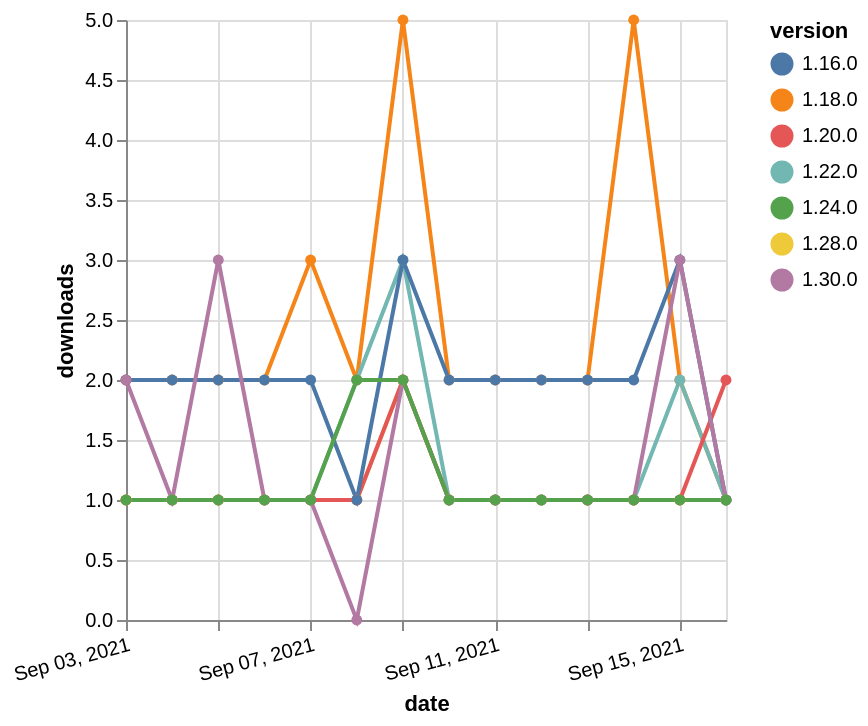

Here is the Vega-Lite specification saved for this chart:
### Vega-Lite specification from a JSON file in a GitHub repository (floating-point values rounded to 4 significant figures)
{"$schema": "https://vega.github.io/schema/vega-lite/v5.json", "description": "A simple bar chart with embedded data.", "data": {"values": [{"date": "2021-09-03", "total": 2528, "delta": 2, "version": "1.18.0"}, {"date": "2021-09-04", "total": 2530, "delta": 2, "version": "1.18.0"}, {"date": "2021-09-05", "total": 2532, "delta": 2, "version": "1.18.0"}, {"date": "2021-09-06", "total": 2534, "delta": 2, "version": "1.18.0"}, {"date": "2021-09-07", "total": 2537, "delta": 3, "version": "1.18.0"}, {"date": "2021-09-08", "total": 2539, "delta": 2, "version": "1.18.0"}, {"date": "2021-09-09", "total": 2544, "delta": 5, "version": "1.18.0"}, {"date": "2021-09-10", "total": 2546, "delta": 2, "version": "1.18.0"}, {"date": "2021-09-11", "total": 2548, "delta": 2, "version": "1.18.0"}, {"date": "2021-09-12", "total": 2550, "delta": 2, "version": "1.18.0"}, {"date": "2021-09-13", "total": 2552, "delta": 2, "version": "1.18.0"}, {"date": "2021-09-14", "total": 2557, "delta": 5, "version": "1.18.0"}, {"date": "2021-09-15", "total": 2559, "delta": 2, "version": "1.18.0"}, {"date": "2021-09-16", "total": 2560, "delta": 1, "version": "1.18.0"}, {"date": "2021-09-03", "total": 311, "delta": 1, "version": "1.22.0"}, {"date": "2021-09-04", "total": 312, "delta": 1, "version": "1.22.0"}, {"date": "2021-09-05", "total": 313, "delta": 1, "version": "1.22.0"}, {"date": "2021-09-06", "total": 314, "delta": 1, "version": "1.22.0"}, {"date": "2021-09-07", "total": 315, "delta": 1, "version": "1.22.0"}, {"date": "2021-09-08", "total": 317, "delta": 2, "version": "1.22.0"}, {"date": "2021-09-09", "total": 320, "delta": 3, "version": "1.22.0"}, {"date": "2021-09-10", "total": 321, "delta": 1, "version": "1.22.0"}, {"date": "2021-09-11", "total": 322, "delta": 1, "version": "1.22.0"}, {"date": "2021-09-12", "total": 323, "delta": 1, "version": "1.22.0"}, {"date": "2021-09-13", "total": 324, "delta": 1, "version": "1.22.0"}, {"date": "2021-09-14", "total": 325, "delta": 1, "version": "1.22.0"}, {"date": "2021-09-15", "total": 327, "delta": 2, "version": "1.22.0"}, {"date": "2021-09-16", "total": 328, "delta": 1, "version": "1.22.0"}, {"date": "2021-09-03", "total": 141, "delta": 1, "version": "1.28.0"}, {"date": "2021-09-04", "total": 142, "delta": 1, "version": "1.28.0"}, {"date": "2021-09-05", "total": 143, "delta": 1, "version": "1.28.0"}, {"date": "2021-09-06", "total": 144, "delta": 1, "version": "1.28.0"}, {"date": "2021-09-07", "total": 145, "delta": 1, "version": "1.28.0"}, {"date": "2021-09-08", "total": 146, "delta": 1, "version": "1.28.0"}, {"date": "2021-09-09", "total": 148, "delta": 2, "version": "1.28.0"}, {"date": "2021-09-10", "total": 149, "delta": 1, "version": "1.28.0"}, {"date": "2021-09-11", "total": 150, "delta": 1, "version": "1.28.0"}, {"date": "2021-09-12", "total": 151, "delta": 1, "version": "1.28.0"}, {"date": "2021-09-13", "total": 152, "delta": 1, "version": "1.28.0"}, {"date": "2021-09-14", "total": 153, "delta": 1, "version": "1.28.0"}, {"date": "2021-09-15", "total": 154, "delta": 1, "version": "1.28.0"}, {"date": "2021-09-16", "total": 155, "delta": 1, "version": "1.28.0"}, {"date": "2021-09-03", "total": 246, "delta": 1, "version": "1.20.0"}, {"date": "2021-09-04", "total": 247, "delta": 1, "version": "1.20.0"}, {"date": "2021-09-05", "total": 248, "delta": 1, "version": "1.20.0"}, {"date": "2021-09-06", "total": 249, "delta": 1, "version": "1.20.0"}, {"date": "2021-09-07", "total": 250, "delta": 1, "version": "1.20.0"}, {"date": "2021-09-08", "total": 251, "delta": 1, "version": "1.20.0"}, {"date": "2021-09-09", "total": 253, "delta": 2, "version": "1.20.0"}, {"date": "2021-09-10", "total": 254, "delta": 1, "version": "1.20.0"}, {"date": "2021-09-11", "total": 255, "delta": 1, "version": "1.20.0"}, {"date": "2021-09-12", "total": 256, "delta": 1, "version": "1.20.0"}, {"date": "2021-09-13", "total": 257, "delta": 1, "version": "1.20.0"}, {"date": "2021-09-14", "total": 258, "delta": 1, "version": "1.20.0"}, {"date": "2021-09-15", "total": 259, "delta": 1, "version": "1.20.0"}, {"date": "2021-09-16", "total": 261, "delta": 2, "version": "1.20.0"}, {"date": "2021-09-03", "total": 2355, "delta": 2, "version": "1.16.0"}, {"date": "2021-09-04", "total": 2357, "delta": 2, "version": "1.16.0"}, {"date": "2021-09-05", "total": 2359, "delta": 2, "version": "1.16.0"}, {"date": "2021-09-06", "total": 2361, "delta": 2, "version": "1.16.0"}, {"date": "2021-09-07", "total": 2363, "delta": 2, "version": "1.16.0"}, {"date": "2021-09-08", "total": 2364, "delta": 1, "version": "1.16.0"}, {"date": "2021-09-09", "total": 2367, "delta": 3, "version": "1.16.0"}, {"date": "2021-09-10", "total": 2369, "delta": 2, "version": "1.16.0"}, {"date": "2021-09-11", "total": 2371, "delta": 2, "version": "1.16.0"}, {"date": "2021-09-12", "total": 2373, "delta": 2, "version": "1.16.0"}, {"date": "2021-09-13", "total": 2375, "delta": 2, "version": "1.16.0"}, {"date": "2021-09-14", "total": 2377, "delta": 2, "version": "1.16.0"}, {"date": "2021-09-15", "total": 2380, "delta": 3, "version": "1.16.0"}, {"date": "2021-09-16", "total": 2381, "delta": 1, "version": "1.16.0"}, {"date": "2021-09-03", "total": 110, "delta": 2, "version": "1.30.0"}, {"date": "2021-09-04", "total": 111, "delta": 1, "version": "1.30.0"}, {"date": "2021-09-05", "total": 114, "delta": 3, "version": "1.30.0"}, {"date": "2021-09-06", "total": 115, "delta": 1, "version": "1.30.0"}, {"date": "2021-09-07", "total": 116, "delta": 1, "version": "1.30.0"}, {"date": "2021-09-08", "total": 116, "delta": 0, "version": "1.30.0"}, {"date": "2021-09-09", "total": 118, "delta": 2, "version": "1.30.0"}, {"date": "2021-09-10", "total": 119, "delta": 1, "version": "1.30.0"}, {"date": "2021-09-11", "total": 120, "delta": 1, "version": "1.30.0"}, {"date": "2021-09-12", "total": 121, "delta": 1, "version": "1.30.0"}, {"date": "2021-09-13", "total": 122, "delta": 1, "version": "1.30.0"}, {"date": "2021-09-14", "total": 123, "delta": 1, "version": "1.30.0"}, {"date": "2021-09-15", "total": 126, "delta": 3, "version": "1.30.0"}, {"date": "2021-09-16", "total": 127, "delta": 1, "version": "1.30.0"}, {"date": "2021-09-03", "total": 177, "delta": 1, "version": "1.24.0"}, {"date": "2021-09-04", "total": 178, "delta": 1, "version": "1.24.0"}, {"date": "2021-09-05", "total": 179, "delta": 1, "version": "1.24.0"}, {"date": "2021-09-06", "total": 180, "delta": 1, "version": "1.24.0"}, {"date": "2021-09-07", "total": 181, "delta": 1, "version": "1.24.0"}, {"date": "2021-09-08", "total": 183, "delta": 2, "version": "1.24.0"}, {"date": "2021-09-09", "total": 185, "delta": 2, "version": "1.24.0"}, {"date": "2021-09-10", "total": 186, "delta": 1, "version": "1.24.0"}, {"date": "2021-09-11", "total": 187, "delta": 1, "version": "1.24.0"}, {"date": "2021-09-12", "total": 188, "delta": 1, "version": "1.24.0"}, {"date": "2021-09-13", "total": 189, "delta": 1, "version": "1.24.0"}, {"date": "2021-09-14", "total": 190, "delta": 1, "version": "1.24.0"}, {"date": "2021-09-15", "total": 191, "delta": 1, "version": "1.24.0"}, {"date": "2021-09-16", "total": 192, "delta": 1, "version": "1.24.0"}]}, "width": "container", "mark": {"type": "line", "point": {"filled": true}}, "encoding": {"x": {"field": "date", "type": "temporal", "timeUnit": "yearmonthdate", "title": "date", "axis": {"labelAngle": -15}}, "y": {"field": "delta", "type": "quantitative", "title": "downloads"}, "color": {"field": "version", "type": "nominal"}, "tooltip": {"field": "delta"}}}
